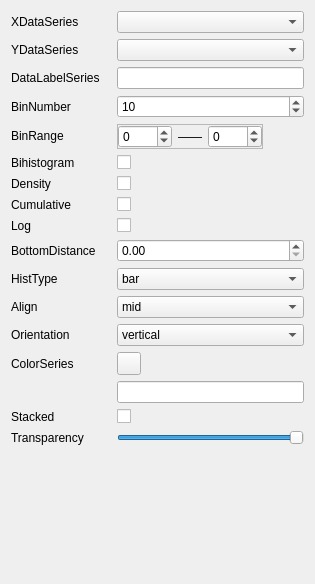
<?xml version="1.0" encoding="UTF-8"?>
<ui version="4.0">
 <class>Form</class>
 <widget class="QWidget" name="Form">
  <property name="geometry">
   <rect>
    <x>0</x>
    <y>0</y>
    <width>315</width>
    <height>584</height>
   </rect>
  </property>
  <property name="windowTitle">
   <string>Form</string>
  </property>
  <layout class="QVBoxLayout" name="verticalLayout">
   <item>
    <layout class="QFormLayout" name="formLayout">
     <item row="0" column="0">
      <widget class="QLabel" name="label_16">
       <property name="text">
        <string>XDataSeries</string>
       </property>
      </widget>
     </item>
     <item row="0" column="1">
      <widget class="QComboBox" name="x_series_combo"/>
     </item>
     <item row="1" column="0">
      <widget class="QLabel" name="y_series_label">
       <property name="minimumSize">
        <size>
         <width>100</width>
         <height>0</height>
        </size>
       </property>
       <property name="text">
        <string>YDataSeries</string>
       </property>
      </widget>
     </item>
     <item row="1" column="1">
      <widget class="QComboBox" name="y_series_combo">
       <property name="maximumSize">
        <size>
         <width>16777215</width>
         <height>16777215</height>
        </size>
       </property>
      </widget>
     </item>
     <item row="2" column="0">
      <widget class="QLabel" name="label">
       <property name="text">
        <string>DataLabelSeries</string>
       </property>
      </widget>
     </item>
     <item row="2" column="1">
      <widget class="QLineEdit" name="data_label_line">
       <property name="maximumSize">
        <size>
         <width>16777215</width>
         <height>16777215</height>
        </size>
       </property>
      </widget>
     </item>
     <item row="3" column="0">
      <widget class="QLabel" name="label_7">
       <property name="text">
        <string>BinNumber</string>
       </property>
      </widget>
     </item>
     <item row="3" column="1">
      <widget class="QSpinBox" name="bin_num_spin">
       <property name="maximumSize">
        <size>
         <width>16777215</width>
         <height>16777215</height>
        </size>
       </property>
       <property name="minimum">
        <number>1</number>
       </property>
       <property name="maximum">
        <number>1000000</number>
       </property>
       <property name="value">
        <number>10</number>
       </property>
      </widget>
     </item>
     <item row="4" column="0">
      <widget class="QLabel" name="label_2">
       <property name="text">
        <string>BinRange</string>
       </property>
      </widget>
     </item>
     <item row="4" column="1">
      <widget class="QFrame" name="frame">
       <property name="maximumSize">
        <size>
         <width>146</width>
         <height>30</height>
        </size>
       </property>
       <property name="frameShape">
        <enum>QFrame::Shape::StyledPanel</enum>
       </property>
       <property name="frameShadow">
        <enum>QFrame::Shadow::Raised</enum>
       </property>
       <layout class="QGridLayout" name="gridLayout">
        <property name="leftMargin">
         <number>0</number>
        </property>
        <property name="topMargin">
         <number>0</number>
        </property>
        <property name="rightMargin">
         <number>0</number>
        </property>
        <property name="bottomMargin">
         <number>0</number>
        </property>
        <property name="verticalSpacing">
         <number>0</number>
        </property>
        <item row="0" column="0">
         <widget class="QSpinBox" name="bin_range_min_spin">
          <property name="minimum">
           <number>-1000000</number>
          </property>
          <property name="maximum">
           <number>1000000</number>
          </property>
         </widget>
        </item>
        <item row="0" column="1">
         <widget class="QLabel" name="label_8">
          <property name="text">
           <string>——</string>
          </property>
          <property name="alignment">
           <set>Qt::AlignmentFlag::AlignCenter</set>
          </property>
         </widget>
        </item>
        <item row="0" column="2">
         <widget class="QSpinBox" name="bin_range_max_spin">
          <property name="minimum">
           <number>-1000000</number>
          </property>
          <property name="maximum">
           <number>1000000</number>
          </property>
         </widget>
        </item>
       </layout>
      </widget>
     </item>
     <item row="5" column="0">
      <widget class="QLabel" name="label_10">
       <property name="text">
        <string>Bihistogram</string>
       </property>
      </widget>
     </item>
     <item row="5" column="1">
      <widget class="QCheckBox" name="bihist_check">
       <property name="text">
        <string/>
       </property>
      </widget>
     </item>
     <item row="6" column="0">
      <widget class="QLabel" name="label_3">
       <property name="text">
        <string>Density</string>
       </property>
      </widget>
     </item>
     <item row="6" column="1">
      <widget class="QCheckBox" name="density_check">
       <property name="text">
        <string/>
       </property>
      </widget>
     </item>
     <item row="7" column="0">
      <widget class="QLabel" name="label_4">
       <property name="text">
        <string>Cumulative</string>
       </property>
      </widget>
     </item>
     <item row="7" column="1">
      <widget class="QCheckBox" name="cumulative_check">
       <property name="text">
        <string/>
       </property>
      </widget>
     </item>
     <item row="8" column="0">
      <widget class="QLabel" name="label_13">
       <property name="text">
        <string>Log</string>
       </property>
      </widget>
     </item>
     <item row="8" column="1">
      <widget class="QCheckBox" name="log_check">
       <property name="text">
        <string/>
       </property>
      </widget>
     </item>
     <item row="9" column="0">
      <widget class="QLabel" name="label_5">
       <property name="text">
        <string>BottomDistance</string>
       </property>
      </widget>
     </item>
     <item row="9" column="1">
      <widget class="QDoubleSpinBox" name="bottom_distance_spin">
       <property name="maximum">
        <double>1000000.000000000000000</double>
       </property>
       <property name="singleStep">
        <double>0.010000000000000</double>
       </property>
      </widget>
     </item>
     <item row="10" column="0">
      <widget class="QLabel" name="label_11">
       <property name="maximumSize">
        <size>
         <width>16777215</width>
         <height>21</height>
        </size>
       </property>
       <property name="text">
        <string>HistType</string>
       </property>
      </widget>
     </item>
     <item row="10" column="1">
      <widget class="QComboBox" name="hist_type_combo">
       <item>
        <property name="text">
         <string>bar</string>
        </property>
       </item>
       <item>
        <property name="text">
         <string>barstacked</string>
        </property>
       </item>
       <item>
        <property name="text">
         <string>step</string>
        </property>
       </item>
       <item>
        <property name="text">
         <string>stepfilled</string>
        </property>
       </item>
      </widget>
     </item>
     <item row="11" column="0">
      <widget class="QLabel" name="label_6">
       <property name="text">
        <string>Align</string>
       </property>
      </widget>
     </item>
     <item row="11" column="1">
      <widget class="QComboBox" name="align_combo">
       <item>
        <property name="text">
         <string>mid</string>
        </property>
       </item>
       <item>
        <property name="text">
         <string>left</string>
        </property>
       </item>
       <item>
        <property name="text">
         <string>right</string>
        </property>
       </item>
      </widget>
     </item>
     <item row="12" column="0">
      <widget class="QLabel" name="label_12">
       <property name="text">
        <string>Orientation</string>
       </property>
      </widget>
     </item>
     <item row="12" column="1">
      <widget class="QComboBox" name="orientation_combo">
       <item>
        <property name="text">
         <string>vertical</string>
        </property>
       </item>
       <item>
        <property name="text">
         <string>horizontal</string>
        </property>
       </item>
      </widget>
     </item>
     <item row="13" column="0">
      <widget class="QLabel" name="label_14">
       <property name="text">
        <string>ColorSeries</string>
       </property>
      </widget>
     </item>
     <item row="13" column="1">
      <widget class="QToolButton" name="color_series_btn">
       <property name="text">
        <string/>
       </property>
      </widget>
     </item>
     <item row="14" column="1">
      <widget class="QLineEdit" name="color_series_line"/>
     </item>
     <item row="17" column="1">
      <spacer name="verticalSpacer">
       <property name="orientation">
        <enum>Qt::Orientation::Vertical</enum>
       </property>
       <property name="sizeHint" stdset="0">
        <size>
         <width>20</width>
         <height>40</height>
        </size>
       </property>
      </spacer>
     </item>
     <item row="15" column="1">
      <widget class="QCheckBox" name="stacked_check">
       <property name="text">
        <string/>
       </property>
      </widget>
     </item>
     <item row="15" column="0">
      <widget class="QLabel" name="label_15">
       <property name="text">
        <string>Stacked</string>
       </property>
      </widget>
     </item>
     <item row="16" column="1">
      <widget class="QSlider" name="transparent_slider">
       <property name="maximum">
        <number>100</number>
       </property>
       <property name="value">
        <number>100</number>
       </property>
       <property name="orientation">
        <enum>Qt::Orientation::Horizontal</enum>
       </property>
      </widget>
     </item>
     <item row="16" column="0">
      <widget class="QLabel" name="label_9">
       <property name="text">
        <string>Transparency</string>
       </property>
      </widget>
     </item>
    </layout>
   </item>
  </layout>
 </widget>
 <resources/>
 <connections/>
</ui>
